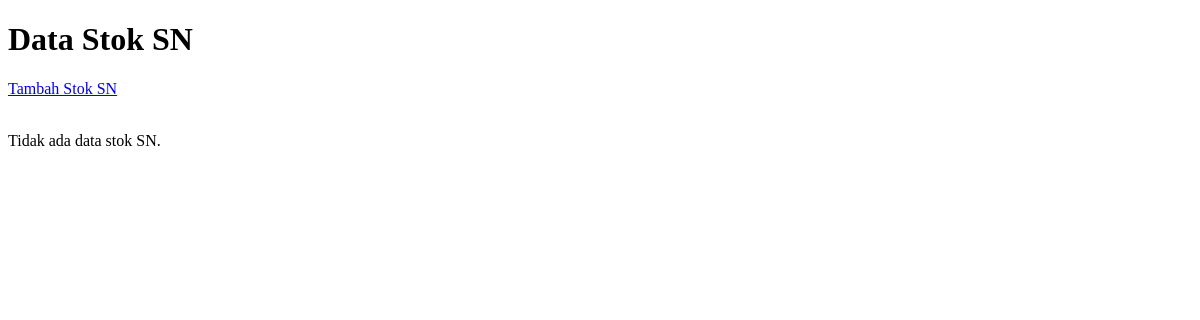
Page /stok_sn/index.php on the earlier database version.
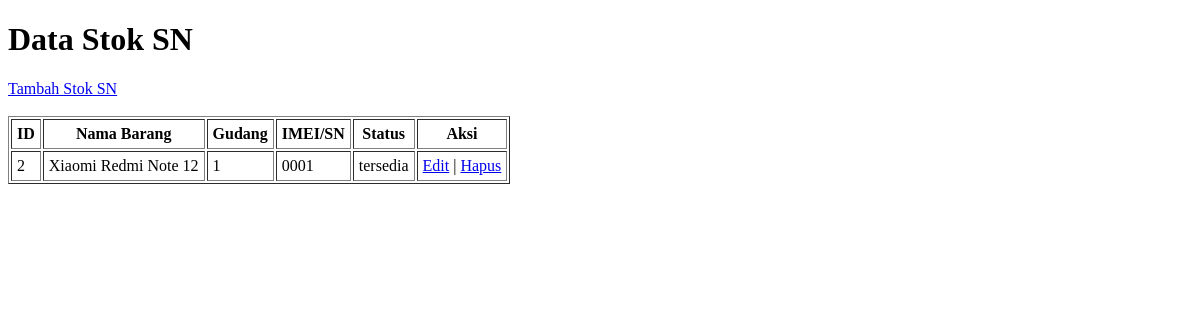
Same page on the later database version.
### tables this page shows
CREATE TABLE `stok_sn` (
  `id_stok_sn` int(11) NOT NULL,
  `id_barang` int(11) NOT NULL,
  `id_gudang` int(11) NOT NULL,
  `imei_sn` varchar(20) NOT NULL,
  `status` enum('tersedia','terjual') NOT NULL
);

CREATE TABLE `barang` (
  `id_barang` int(11) NOT NULL,
  `kode_barang` varchar(20) NOT NULL,
  `sku` varchar(20) NOT NULL,
  `nama_barang` varchar(40) NOT NULL,
  `varian` varchar(20) NOT NULL,
  `brand` varchar(20) NOT NULL,
  `kategori` varchar(20) NOT NULL,
  `harga_jual_default` decimal(10,0) NOT NULL,
  `sn` tinyint(1) NOT NULL DEFAULT 0
);

### stok_sn/index.php (the view, shortened to what this page needs)
<?php
require '../koneksi.php';
$query = "
    SELECT stok_sn.*, barang.nama_barang, barang.sn
    FROM stok_sn
    JOIN barang ON stok_sn.id_barang = barang.id_barang
    WHERE barang.sn = 1
";
$result = mysqli_query($koneksi, $query);
?>
<!DOCTYPE html>
<html>
<head>
</head>
<body>
    <h1>Data Stok SN</h1>
    <a href="tambah.php">Tambah Stok SN</a>
    <br><br>
    <?php if (mysqli_num_rows($result) > 0): ?>
        <table border="1" cellpadding="5">
            <tr>
                <th>ID</th>
                <th>Nama Barang</th>
                <th>Gudang</th>
                <th>IMEI/SN</th>
                <th>Status</th>
                <th>Aksi</th>
            </tr>
            <?php while ($row = mysqli_fetch_assoc($result)): ?>
            <tr>
                <td><?= $row['id_stok_sn'] ?></td>
                <td><?= $row['nama_barang'] ?></td>
                <td><?= $row['id_gudang'] ?></td>
                <td><?= $row['imei_sn'] ?></td>
                <td><?= $row['status'] ?></td>
                <td>
                    <a href="edit.php?id=<?= $row['id_stok_sn'] ?>">Edit</a> |
                    <a href="hapus.php?id=<?= $row['id_stok_sn'] ?>" onclick="return confirm('Yakin hapus?')">Hapus</a>
                </td>
            </tr>
            <?php endwhile; ?>
        </table>
    <?php else: ?>
        <p>Tidak ada data stok SN.</p>
    <?php endif; ?>
</body>
</html>

Differences in the rows shown:
added stok_sn: id_stok_sn "2", id_barang.nama_barang "Xiaomi Redmi Note 12", id_gudang "1", imei_sn "0001", status "tersedia"
Other differences:
text no longer shown: "Tidak ada data stok SN."
text now shown: "ID Nama Barang Gudang IMEI/SN Status Aksi"
